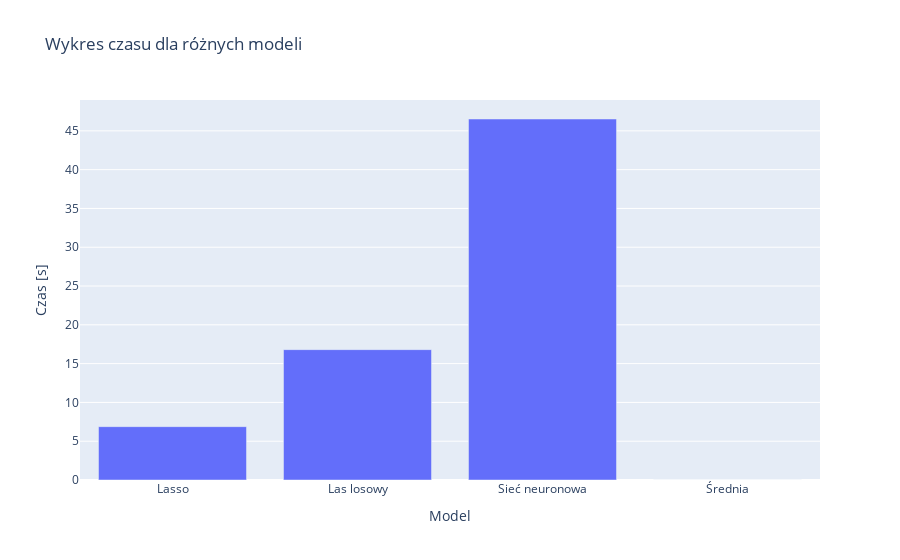

Write notebook code for a chart like this one.
### Code cell
fig = px.bar(df_compare, x=df_compare["Nazwa"],y=df_compare["Czas"], title='Wykres czasu dla różnych modeli', labels={'Czas':'Czas [s]','Nazwa':'Model'})
fig.show()

### Figure 1 — Plotly figure (JSON) as saved in the notebook; plotly's stock layout.template omitted (floating-point values rounded to 4 significant figures)
{"data": [{"alignmentgroup": "True", "hovertemplate": "Model=%{x}<br>Czas [s]=%{y}<extra></extra>", "legendgroup": "", "marker": {"color": "#636efa", "pattern": {"shape": ""}}, "name": "", "offsetgroup": "", "orientation": "v", "showlegend": false, "textposition": "auto", "type": "bar", "x": ["Lasso", "Las losowy", "Sieć neuronowa", "Średnia"], "xaxis": "x", "y": [6.875, 16.8, 46.53, 0], "yaxis": "y"}], "layout": {"barmode": "relative", "legend": {"tracegroupgap": 0}, "title": {"text": "Wykres czasu dla różnych modeli"}, "xaxis": {"anchor": "y", "domain": [0, 1], "title": {"text": "Model"}}, "yaxis": {"anchor": "x", "domain": [0, 1], "title": {"text": "Czas [s]"}}}}
